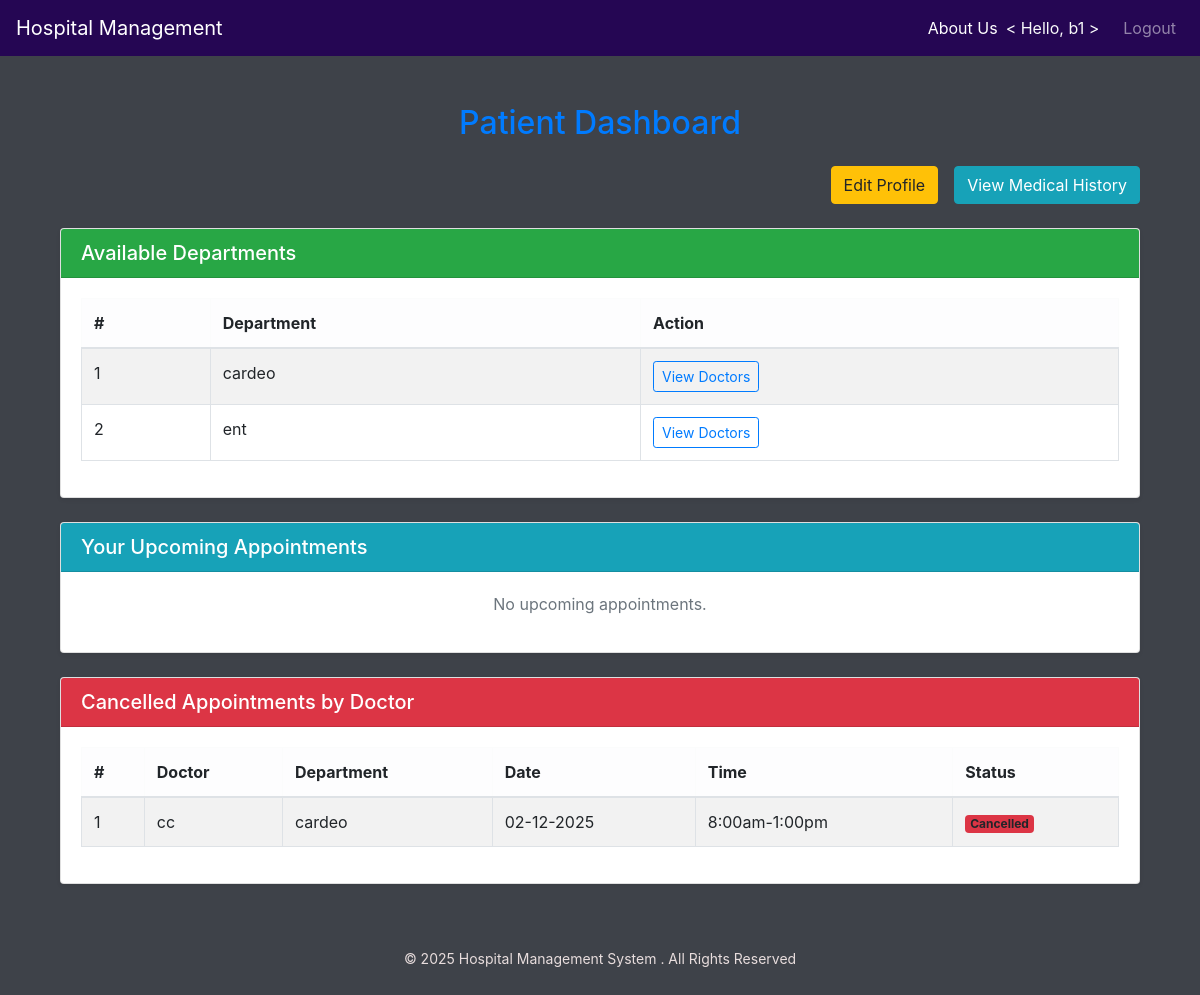
Page /patient_dash (signed in) on the committed database.
### models.py (models this page shows)
class Department(db.Model):
    __tablename__ = 'department'
    id = db.Column(db.Integer, primary_key=True)
    name = db.Column(db.String(50), nullable=False)
    description = db.Column(db.String(200))
    location = db.Column(db.String(100))
    created_at = db.Column(db.DateTime, default=datetime.utcnow)
    users = db.relationship(
        "User",
        back_populates="department",
        cascade="all, delete-orphan"
    )

class Appointment(db.Model):
    __tablename__ = 'appointment'
    id = db.Column(db.Integer, primary_key=True)
    date = db.Column(db.Date, nullable=False)
    created_at = db.Column(db.DateTime, default=datetime.utcnow)
    time = db.Column(db.String(50))
    status = db.Column(db.String(20), default='Pending')
    doctor_id = db.Column(
        db.Integer,
        db.ForeignKey('user.id', ondelete="CASCADE"),
        nullable=False
    )
    patient_id = db.Column(
        db.Integer,
        db.ForeignKey('user.id', ondelete="CASCADE"),
        nullable=False
    )
    doctor = db.relationship(
        "User",
        back_populates="doctor_appointments",
        foreign_keys=[doctor_id]
    )
    patient = db.relationship(
        "User",
        back_populates="patient_appointments",
        foreign_keys=[patient_id]
    )
    prescription = db.relationship(
        "Prescription",
        back_populates="appointment",
        uselist=False,
        cascade="all, delete-orphan"
    )

class User(db.Model):
    __tablename__ = 'user'
    id = db.Column(db.Integer, primary_key=True)
    name = db.Column(db.String(50), nullable=False)
    email = db.Column(db.String(100), unique=True, nullable=False)
    password = db.Column(db.String(100), nullable=False)
    role = db.Column(db.String(20), nullable=False)
    phone = db.Column(db.String(15), unique=True)
    aadhar = db.Column(db.String(12), unique=True)
    address = db.Column(db.String(150))
    dob = db.Column(db.Date)
    created_at = db.Column(db.DateTime, default=datetime.utcnow)
    gender = db.Column(db.String(10))
    status = db.Column(db.String(20), default='active')
    experience = db.Column(db.String(100))
    bio = db.Column(db.Text())
    department_id = db.Column(
        db.Integer,
        db.ForeignKey('department.id', ondelete="CASCADE")
    )
    department = db.relationship("Department", back_populates="users")
    doctor_appointments = db.relationship(
        "Appointment",
        back_populates="doctor",
        foreign_keys="Appointment.doctor_id",
        cascade="all, delete-orphan"
    )
    patient_appointments = db.relationship(
        "Appointment",
        back_populates="patient",
        foreign_keys="Appointment.patient_id",
        cascade="all, delete-orphan"
    )
    prescriptions = db.relationship(
        "Prescription",
        back_populates="doctor",
        cascade="all, delete-orphan"
    )
    availabilities = db.relationship(
        "Availability",
        back_populates="doctor",
        cascade="all, delete-orphan"
    )

### app.py (the view)
@app.route('/patient_dash')
def patient_dash():
    if 'role' not in session or session['role'] != 'patient':
        flash("Unauthorized access! Please log in as a patient.", "danger")
        return redirect(url_for('login'))
    today = datetime.now().date()
    expired = Appointment.query.filter(Appointment.date < today,
        Appointment.status == "Pending"
    ).all()
    for appt in expired:
        appt.status = "Cancelled"
    db.session.commit()
    pa_id = session['user_id']
    pa_name = session['f_name']
    departments = Department.query.all()
    appointments = Appointment.query.filter(Appointment.patient_id == pa_id,
        Appointment.status == "Pending",Appointment.date >= today
    ).order_by(Appointment.date.asc()).all()
    cancelled = Appointment.query.filter(Appointment.patient_id == pa_id,
        Appointment.status == "Cancelled"
    ).order_by(Appointment.date.desc()).all()
    completed = Appointment.query.filter(
        Appointment.patient_id == pa_id,Appointment.status == "Completed"
    ).order_by(Appointment.date.desc()).all()
    return render_template(
        'patient_dash.html',
        patient_name=pa_name,
        departments=departments,
        appointments=appointments,
        cancelled=cancelled,
        completed=completed
    )

### templates/patient_dash.html
{% extends "base.html" %}
{% block content %}
<div class="container mt-4 mb-5">
  <h2 class="text-center mb-4 text-primary fw-bold">Patient Dashboard</h2>
<div class="d-flex justify-content-end mb-4">
  <a href="{{ url_for('edit_patient', id=session['user_id']) }}"
     class="btn btn-warning mr-3">
    Edit Profile
  </a>
  <a href="{{ url_for('view_history', patient_id=session['user_id']) }}"
     class="btn btn-info text-white">
    View Medical History
  </a>
</div>
  <div class="card shadow-sm mb-4">
    <div class="card-header bg-success text-white">
      <h5 class="mb-0">Available Departments</h5>
    </div>
    <div class="card-body">
      {% if departments %}
      <table class="table table-bordered table-striped">
        <thead class="table-light">
          <tr>
            <th>#</th>
            <th>Department</th>
            <th>Action</th>
          </tr>
        </thead>
        <tbody>
          {% for d in departments %}
          <tr>
            <td>{{ loop.index }}</td>
            <td>{{ d.name }}</td>
            <td>
              <a href="{{ url_for('department_details', id=d.id) }}"
                 class="btn btn-outline-primary btn-sm">
                View Doctors
              </a>
            </td>
          </tr>
          {% endfor %}
        </tbody>
      </table>
      {% else %}
        <p class="text-center text-muted">No departments available.</p>
      {% endif %}
    </div>
  </div>
  <div class="card shadow-sm mb-4">
    <div class="card-header bg-info text-white d-flex justify-content-between align-items-center">
      <h5 class="mb-0">Your Upcoming Appointments</h5>
    </div>
    <div class="card-body">
      {% if appointments %}
      <table class="table table-bordered table-striped">
        <thead class="table-light">
          <tr>
            <th>#</th>
            <th>Doctor</th>
            <th>Department</th>
            <th>Date</th>
            <th>Time</th>
            <th>Status</th>
            <th>Cancel</th>
          </tr>
        </thead>
        <tbody>
          {% for a in appointments %}
            {% if a.status != 'Completed' %}
            <tr>
              <td>{{ loop.index }}</td>
              <td>{{ a.doctor.name }}</td>
              <td>
                {% if a.doctor.department %}
                  {{ a.doctor.department.name }}
                {% else %}
                  <span class="badge bg-secondary">General</span>
                {% endif %}
              </td>
              <td>{{ a.date.strftime('%d-%m-%Y') }}</td>
              <td>{{ a.time }}</td>
              <td>
                {% if a.status == 'Cancelled' %}
                  <span class="badge bg-danger">Cancelled</span>
                {% else %}
                  <span class="badge bg-warning text-dark">{{ a.status }}</span>
                {% endif %}
              </td>
              <td>
                {% if a.status != 'Cancelled' %}
                <a href="{{ url_for('cancel_appointment', id=a.id) }}"
                   class="btn btn-sm btn-outline-danger">
                    Cancel
                </a>
                {% else %}
                  —
                {% endif %}
              </td>
            </tr>
            {% endif %}
          {% endfor %}
        </tbody>
      </table>
      {% else %}
        <p class="text-center text-muted">No upcoming appointments.</p>
      {% endif %}
    </div>
  </div>
  <div class="card shadow-sm mb-4">
    <div class="card-header bg-danger text-white">
      <h5 class="mb-0">Cancelled Appointments by Doctor</h5>
    </div>
    <div class="card-body">
      {% if cancelled %}
      <table class="table table-bordered table-striped">
        <thead class="table-light">
          <tr>
            <th>#</th>
            <th>Doctor</th>
            <th>Department</th>
            <th>Date</th>
            <th>Time</th>
            <th>Status</th>
          </tr>
        </thead>
        <tbody>
          {% for c in cancelled %}
          <tr>
            <td>{{ loop.index }}</td>
            <td>{{ c.doctor.name }}</td>
            <td>
              {% if c.doctor.department %}
                {{ c.doctor.department.name }}
              {% else %}
                <span class="badge bg-secondary">General</span>
              {% endif %}
            </td>
            <td>{{ c.date.strftime('%d-%m-%Y') }}</td>
            <td>{{ c.time }}</td>
            <td><span class="badge bg-danger">Cancelled</span></td>
          </tr>
          {% endfor %}
        </tbody>
      </table>
      {% else %}
        <p class="text-center text-muted">No cancelled appointments.</p>
      {% endif %}
    </div>
  </div>
</div>
{% endblock %}

### templates/base.html (style rules this page uses)
body { background-color: #3e4249ff; }

### rows in the picture
Department: name "cardeo"
Department: name "ent"
Appointment: doctor.name "cc", doctor.department.name "cardeo", date "02-12-2025", time "8:00am-1:00pm"

### other values in the picture
{{ session.get('f_name') }} "b1"
